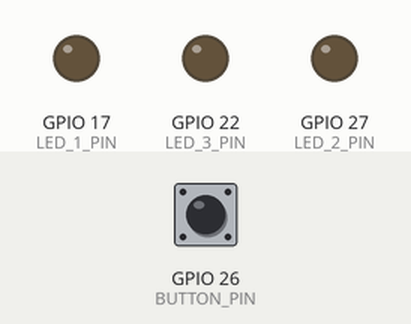
Simulated run of this program. Board: Raspberry Pi (BCM pin numbers). On the bench: output pins drawn as LEDs (lit = HIGH). The inputs (shaded band) are chosen by the test bench; at power-on: GPIO 26 (BUTTON_PIN) LOW.

Above: at 1.2 s.
1.3 s: GPIO 26 (BUTTON_PIN) pulled HIGH for 0.15 s
At 1.7 s:
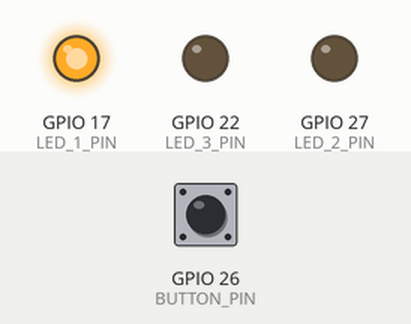
2.9 s: GPIO 26 (BUTTON_PIN) pulled HIGH for 1 s
At 4.2 s:
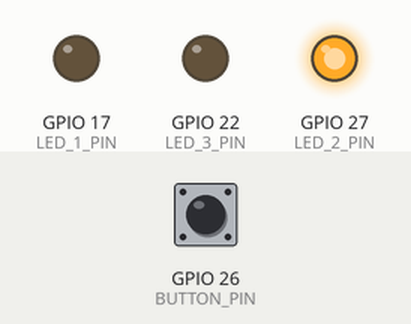
5.4 s: GPIO 26 (BUTTON_PIN) pulled HIGH for 0.15 s
At 6.2 s:
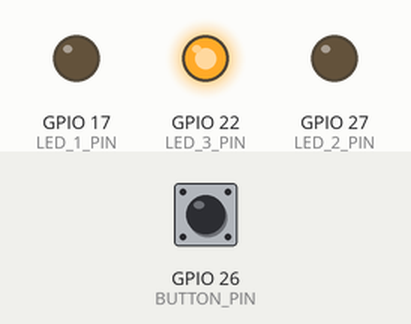
7.0 s: GPIO 26 (BUTTON_PIN) pulled HIGH for 3.2 s
At 7.5 s:
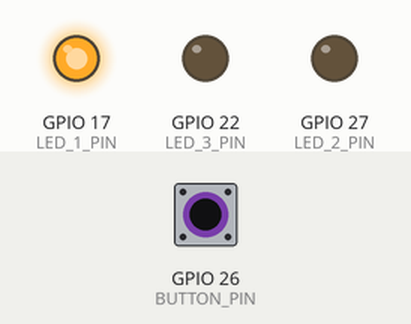
Timing chart, 0 to 10.0 s (numbered marks = the images above; inputs shaded):
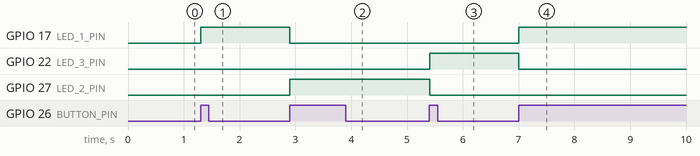

Measured:
- after the input at 1.3 s, GPIO 17 (LED_1_PIN): LOW → HIGH at once
- after the input at 2.9 s, GPIO 17 (LED_1_PIN): HIGH → LOW at once; GPIO 27 (LED_2_PIN): LOW → HIGH at once
- after the input at 5.4 s, GPIO 22 (LED_3_PIN): LOW → HIGH at once; GPIO 27 (LED_2_PIN): HIGH → LOW at once
- after the input at 7.0 s, GPIO 17 (LED_1_PIN): LOW → HIGH at once; GPIO 22 (LED_3_PIN): HIGH → LOW at once

The program:

change_powered_on_led_when_pressing_button.py
```python
# change powered on led when pressing button

import RPi.GPIO as GPIO
import time

LED_1_PIN = 17
LED_2_PIN = 27
LED_3_PIN = 22
BUTTON_PIN = 26


GPIO.setmode(GPIO.BCM)
GPIO.setup(LED_1_PIN, GPIO.OUT)
GPIO.setup(LED_2_PIN, GPIO.OUT)
GPIO.setup(LED_3_PIN, GPIO.OUT)
GPIO.setup(BUTTON_PIN, GPIO.IN)

GPIO.output(LED_1_PIN, GPIO.LOW)
GPIO.output(LED_2_PIN, GPIO.LOW)
GPIO.output(LED_3_PIN, GPIO.LOW)


previous_button_state = GPIO.input(BUTTON_PIN)
led_index = 0


while True:
    time.sleep(0.01)
    buttom_state = GPIO.input(BUTTON_PIN)
    if buttom_state != previous_button_state:
        previous_button_state = buttom_state
        if buttom_state == GPIO.HIGH:
            if led_index == 0:
                GPIO.output(LED_1_PIN, GPIO.HIGH)
                GPIO.output(LED_2_PIN, GPIO.LOW)
                GPIO.output(LED_3_PIN, GPIO.LOW)
                led_index = 1
            elif led_index == 1:
                GPIO.output(LED_1_PIN, GPIO.LOW)
                GPIO.output(LED_2_PIN, GPIO.HIGH)
                GPIO.output(LED_3_PIN, GPIO.LOW)
                led_index = 2
            else:
                GPIO.output(LED_1_PIN, GPIO.LOW)
                GPIO.output(LED_2_PIN, GPIO.LOW)
                GPIO.output(LED_3_PIN, GPIO.HIGH)
                led_index = 0

GPIO.cleanup()
```
